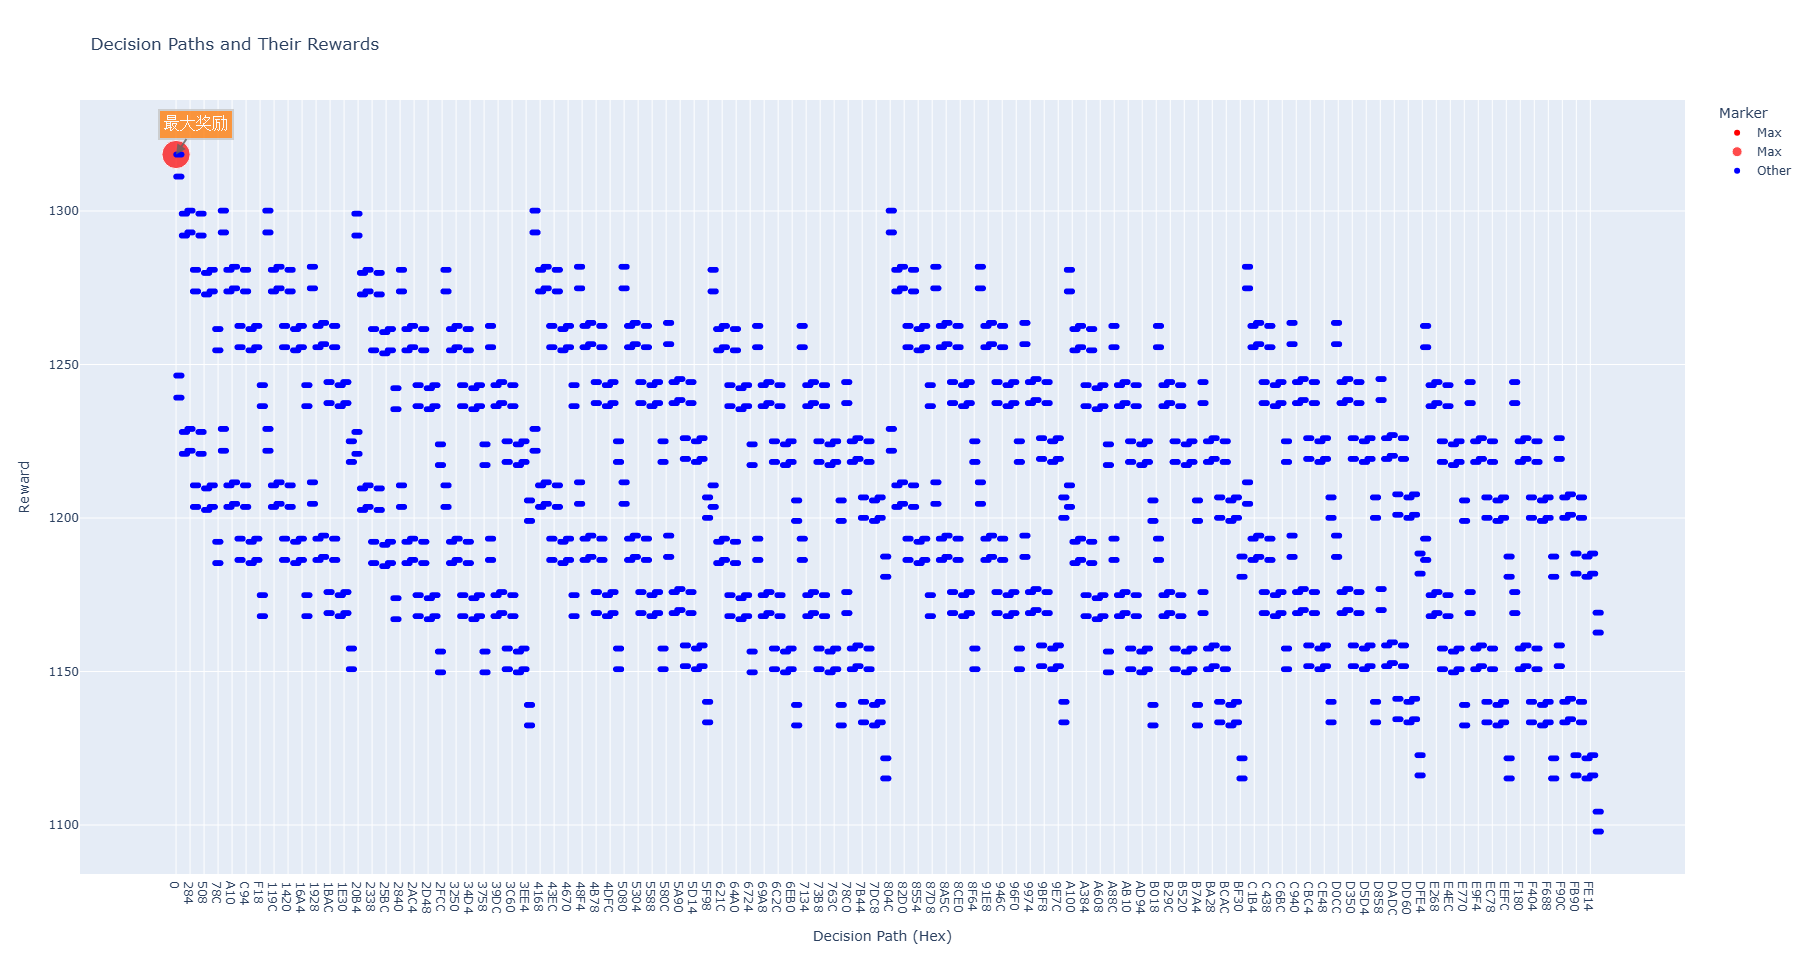

Generate this figure with Python:
import plotly.express as px
import pandas as pd

# 更新 parts, semi_products, final_product 和 n_c 的值
parts = [
    {"defect_rate": 0.10, "purchase_price": 2, "inspection_cost": 1},  # 零配件 1
    {"defect_rate": 0.10, "purchase_price": 8, "inspection_cost": 1},  # 零配件 2
    {"defect_rate": 0.10, "purchase_price": 12, "inspection_cost": 2},  # 零配件 3
    {"defect_rate": 0.10, "purchase_price": 2, "inspection_cost": 1},  # 零配件 4
    {"defect_rate": 0.10, "purchase_price": 8, "inspection_cost": 1},  # 零配件 5
    {"defect_rate": 0.10, "purchase_price": 12, "inspection_cost": 2},  # 零配件 6
    {"defect_rate": 0.10, "purchase_price": 8, "inspection_cost": 1},  # 零配件 7
    {"defect_rate": 0.10, "purchase_price": 12, "inspection_cost": 2},  # 零配件 8
]

semi_products = [
    {
        "defect_rate": 0.10,
        "assembly_cost": 8,
        "inspection_cost": 4,
        "disassembly_cost": 6,
    },  # 半成品 1
    {
        "defect_rate": 0.10,
        "assembly_cost": 8,
        "inspection_cost": 4,
        "disassembly_cost": 6,
    },  # 半成品 2
    {
        "defect_rate": 0.10,
        "assembly_cost": 8,
        "inspection_cost": 4,
        "disassembly_cost": 6,
    },  # 半成品 3
]

final_product = {
    "defect_rate": 0.10,
    "assembly_cost": 8,
    "inspection_cost": 6,
    "disassembly_cost": 10,
    "market_price": 200,
    "exchange_loss": 40,
}

n_c = [1] * 8  # 每种零配件数量均为 100


class MDPState:
    def __init__(self, decisions, parts, semi_products, final_product, n_c):
        self.decisions = decisions
        self.parts = parts
        self.semi_products = semi_products
        self.final_product = final_product
        self.n_c = n_c

    def possible_moves(self):
        if len(self.decisions) < 16:  # 共有 16 个决策
            return [0, 1]  # 每个决策有两个选项，0 或 1
        return []

    def move(self, decision):
        new_decisions = self.decisions[:]
        new_decisions.append(decision)
        return MDPState(
            new_decisions, self.parts, self.semi_products, self.final_product, self.n_c
        )

    def is_terminal(self):
        return len(self.decisions) == 16  # 当决策长度达到 16 时，终止

    def reward(self):
        # 计算零配件购买成本 C^c_p
        C_c_p = sum(
            n_c * c_p
            for c_p, n_c in zip(
                [part["purchase_price"] for part in self.parts], self.n_c
            )
        )

        # 计算零配件检测成本 C^c_d
        C_c_d = sum(
            n_c * x * c_d
            for x, c_d, n_c in zip(
                self.decisions[:8],
                [part["inspection_cost"] for part in self.parts],
                self.n_c,
            )
        )

        # 成品次品率 p^f
        p_f = self.final_product["defect_rate"]

        # 检测合格后的零配件数量
        n_c_post_inspection = sum(
            n_c * (1 - x * p_c)
            for x, p_c, n_c in zip(
                self.decisions[:8],
                [part["defect_rate"] for part in self.parts],
                self.n_c,
            )
        )

        # 成品数量 n^f
        n_f = n_c_post_inspection * (1 - p_f)

        # 计算成品检测成本 C_d_f
        C_d_f = self.final_product["inspection_cost"] * self.decisions[14] * n_f

        # 计算成品拆解成本 C_a_f
        C_a_f = self.final_product["disassembly_cost"] * self.decisions[15] * n_f * p_f

        # 计算调换成本 C_s
        C_s = self.final_product["exchange_loss"] * self.decisions[14] * n_f * p_f

        # 计算成品装配成本 C_s_f
        C_s_f = self.final_product["assembly_cost"] * n_f

        # 计算利润 S
        S = self.final_product["market_price"] * n_f

        # 计算总成本 Z
        Z = C_c_p + C_c_d + C_d_f + C_a_f + C_s + C_s_f - S

        return -Z  # 返回负收益，因为我们是在最小化总成本


# 初始化状态
initial_state = MDPState([], parts, semi_products, final_product, n_c)
path_rewards = []


# 运行穷举法
def exhaustive_search(state, path_rewards, current_path=[]):
    if state.is_terminal():
        reward = state.reward()
        # 将二进制决策列表转换为16进制字符串
        hex_path = "".join(format(x, "b") for x in current_path).zfill(16)
        hex_path = f"{int(hex_path, 2):X}"  # 转换为16进制表示
        path_rewards.append((hex_path, reward))
        return reward, current_path

    best_reward = float("-inf")
    best_decision_path = []

    # 穷举每一个可能的决策
    for move in state.possible_moves():
        next_state = state.move(move)
        reward, decision_path = exhaustive_search(
            next_state, path_rewards, current_path + [move]
        )

        if reward > best_reward:
            best_reward = reward
            best_decision_path = decision_path

    return best_reward, best_decision_path


best_reward, best_decision_path = exhaustive_search(initial_state, path_rewards)

# 准备数据用于 Plotly
data = pd.DataFrame(path_rewards, columns=["Decision Path", "Reward"])

# 找到最大值所在的行
max_reward_idx = data["Reward"].idxmax()
data["Marker"] = ["Max" if i == max_reward_idx else "Other" for i in data.index]

# 使用 Plotly 创建交互式散点图，并标记最大值
fig = px.scatter(
    data,
    x="Decision Path",
    y="Reward",
    color="Marker",  # 使用不同的颜色标记最大值
    labels={"Decision Path": "Decision Path (Hex)", "Reward": "Reward"},
    title="Decision Paths and Their Rewards",
    color_discrete_map={"Max": "red", "Other": "blue"},  # 红色标记最大值
)

# 增加一个特殊的标记用于突出显示最大奖励值
fig.add_trace(
    px.scatter(
        data[data["Marker"] == "Max"],
        x="Decision Path",
        y="Reward",
        size=[10],  # 使用更大的点大小
        color="Marker",
        color_discrete_map={"Max": "red"},
    ).data[0]
)

# 在最大值点上添加文本标签
fig.add_annotation(
    x=data.loc[max_reward_idx, "Decision Path"],
    y=data.loc[max_reward_idx, "Reward"],
    text="最大奖励",
    showarrow=True,
    font=dict(family="Courier New, monospace", size=16, color="#ffffff"),
    align="center",
    arrowhead=2,
    arrowsize=1,
    arrowwidth=2,
    arrowcolor="#636363",
    ax=20,
    ay=-30,
    bordercolor="#c7c7c7",
    borderwidth=2,
    borderpad=4,
    bgcolor="#ff7f0e",
    opacity=0.8,
)

fig.show()

print("Exhaustive Search Found Best Decision Path:", best_decision_path)
print("Exhaustive Search Found Best Reward:", best_reward)
